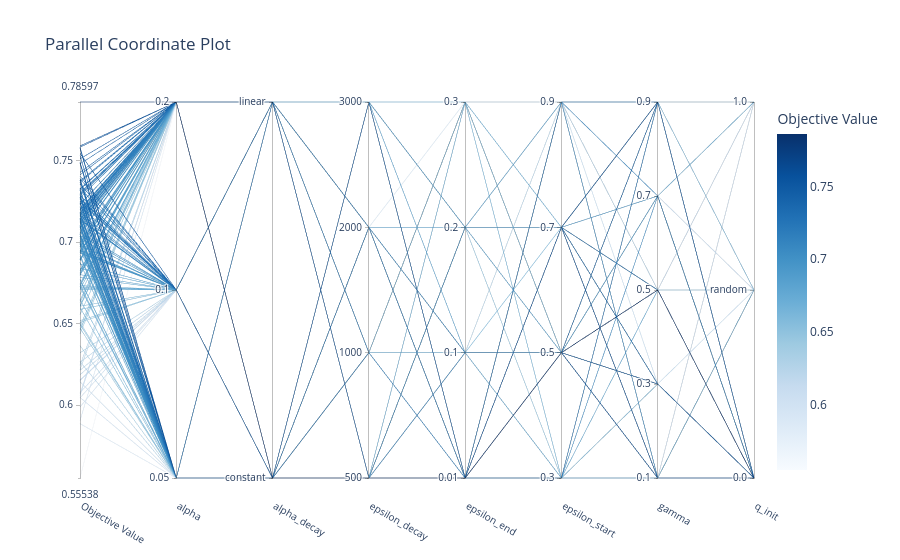

The notebook cell this image was saved under:
### Code cell
optuna.visualization.plot_parallel_coordinate(study).show()

### Figure 1 — Plotly figure (JSON) as saved in the notebook; plotly's stock layout.template omitted (floating-point values rounded to 4 significant figures; data arrays with more than 128 entries replaced by an {"elided": "..."} marker saying what was removed)
{"data": [{"dimensions": [{"label": "Objective Value", "range": [0.5554, 0.786], "values": {"elided": "200 float values"}}, {"label": "alpha", "range": [0, 2], "ticktext": ["0.05", "0.1", "0.2"], "tickvals": [0, 1, 2], "values": {"elided": "200 int values"}}, {"label": "alpha_decay", "range": [0, 1], "ticktext": ["constant", "linear"], "tickvals": [0, 1], "values": {"elided": "200 int values"}}, {"label": "epsilon_decay", "range": [0, 3], "ticktext": ["500", "1000", "2000", "3000"], "tickvals": [0, 1, 2, 3], "values": {"elided": "200 int values"}}, {"label": "epsilon_end", "range": [0, 3], "ticktext": ["0.01", "0.1", "0.2", "0.3"], "tickvals": [0, 1, 2, 3], "values": {"elided": "200 int values"}}, {"label": "epsilon_start", "range": [0, 3], "ticktext": ["0.3", "0.5", "0.7", "0.9"], "tickvals": [0, 1, 2, 3], "values": {"elided": "200 int values"}}, {"label": "gamma", "range": [0, 4], "ticktext": ["0.1", "0.3", "0.5", "0.7", "0.9"], "tickvals": [0, 1, 2, 3, 4], "values": {"elided": "200 int values"}}, {"label": "q_init", "range": [0, 2], "ticktext": ["0.0", "random", "1.0"], "tickvals": [0, 1, 2], "values": {"elided": "200 int values"}}], "labelangle": 30, "labelside": "bottom", "line": {"color": {"elided": "200 float values"}, "colorbar": {"title": {"text": "Objective Value"}}, "colorscale": [[0, "rgb(247,251,255)"], [0.125, "rgb(222,235,247)"], [0.25, "rgb(198,219,239)"], [0.375, "rgb(158,202,225)"], [0.5, "rgb(107,174,214)"], [0.625, "rgb(66,146,198)"], [0.75, "rgb(33,113,181)"], [0.875, "rgb(8,81,156)"], [1, "rgb(8,48,107)"]], "reversescale": false, "showscale": true}, "type": "parcoords"}], "layout": {"title": {"text": "Parallel Coordinate Plot"}}}
